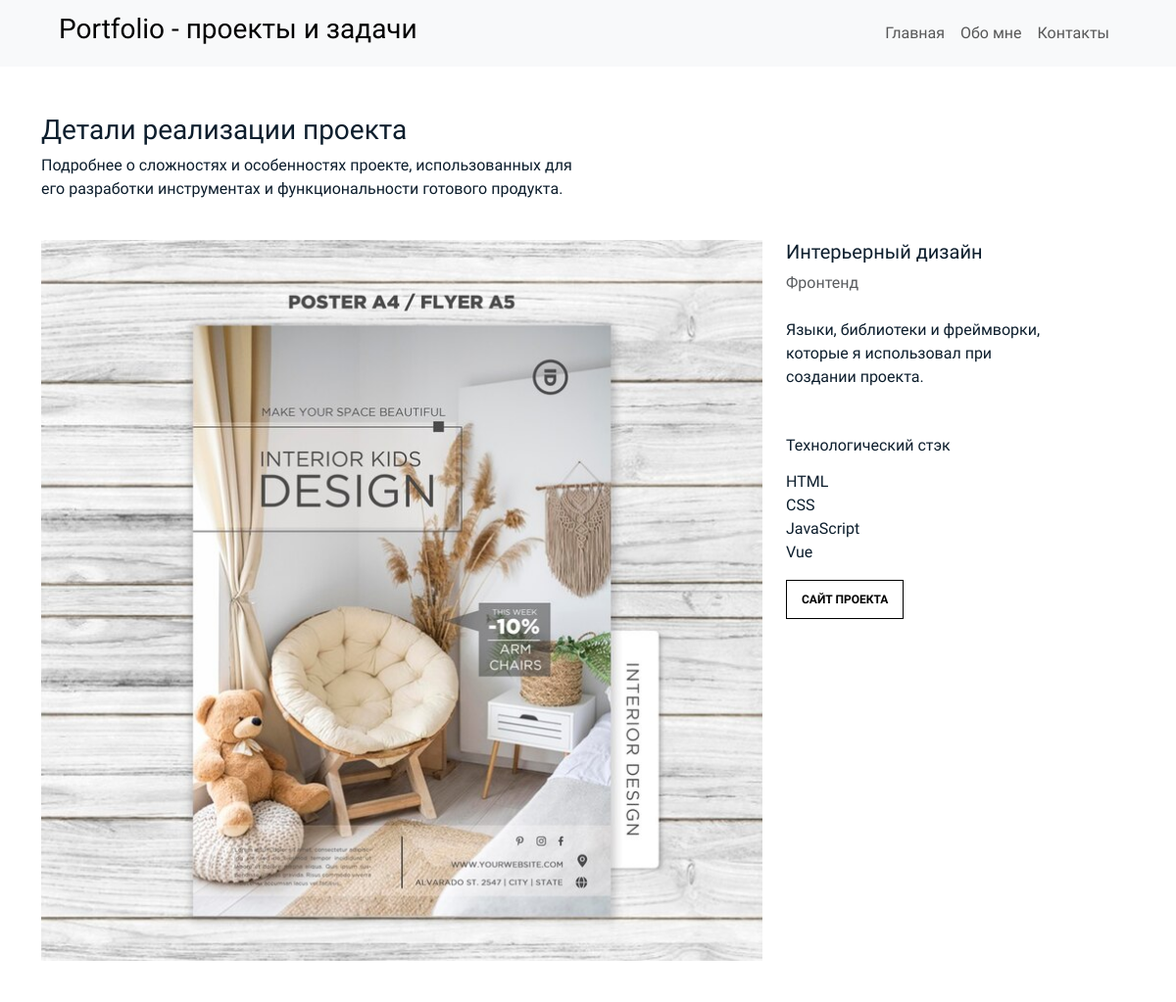
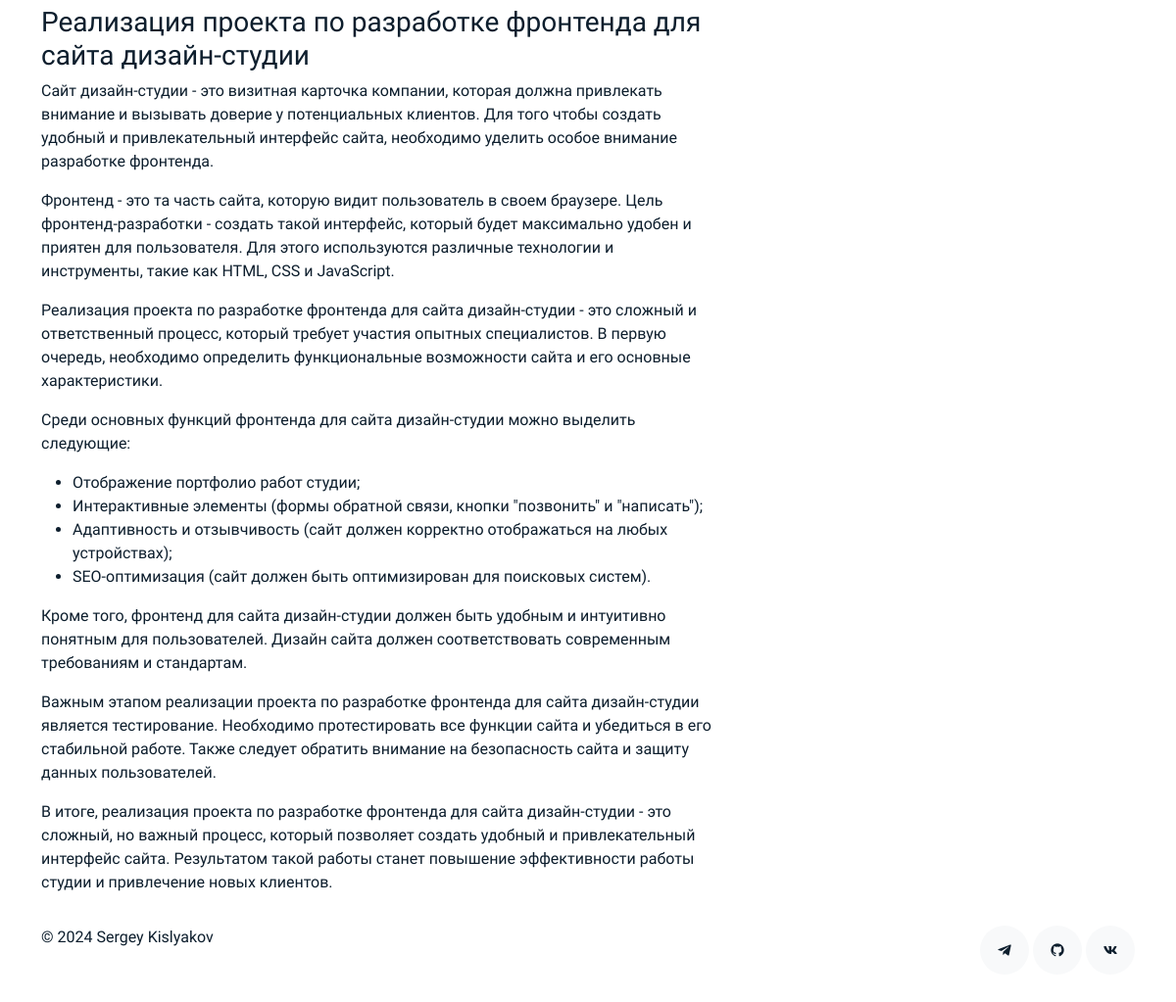
The page /work/design-studio/ on the database its author committed (2 pictures, top to bottom).
### portfolio/models.py (models this page shows, shortened)
class Work(models.Model):
    title = models.CharField(max_length=150)
    slug = models.SlugField(max_length=150, unique=True)
    category = models.ForeignKey(Category, on_delete=models.CASCADE, related_name='works')
    image = models.ImageField(upload_to='works')
    description = models.TextField()
    stack = models.TextField()
    link = models.URLField(max_length=200)
    class Meta:
        ordering = ['-id']
        verbose_name = 'Работа'
        verbose_name_plural = 'Работы'

class Category(models.Model):
    engname = models.CharField(max_length=25)
    rusname = models.CharField(max_length=25)
    class Meta:
        ordering = ['id']
        verbose_name = 'Категория'
        verbose_name_plural = 'Категории'
    def __str__(self):
        return self.rusname

### portfolio/views.py (the view)
# urls.py: path('work/<slug:slug>/', work_detail, name='work_detail')
def work_detail(request, slug):
    work = get_object_or_404(Work, slug=slug)
    testimonies = Testimony.objects.all()
    context = {
        'work': work,
        'testimonies': testimonies,
    }
    return render(request, 'work_detail.html', context)

### templates/work_detail.html (shortened to what this page needs)
{% extends 'base.html' %}
{% block content %}
    <section class="section">
        <div class="container">
            <div class="row mb-4 align-items-center">
                <div class="col-md-6" data-aos="fade-up">
                    <h3>Детали реализации проекта</h3>
                    <p>Подробнее о сложностях и особенностях проекте, использованных для его разработки инструментах и функциональности готового продукта.</p>
                </div>
            </div>
        </div>
        <div class="site-section pb-0">
            <div class="container">
                <div class="row align-items-stretch">
                    <div class="col-md-8" data-aos="fade-up">
                        <img src="{{ work.image.url }}" alt="Image" class="img-fluid">
                        <div class="pe-5">
                            <p>{{ work.description|safe }}</p>
                        </div>
                    </div>
                    <div class="col-md-3 ml-auto" data-aos="fade-up" data-aos-delay="100">
                         <div class="sticky-content">
                             <h3 class="h3">{{ work.title }}</h3>
                             <p class="mb-4"><span class="text-muted">{{ work.category }}</span> </p>
                             <div class="mb-5">
                                 <p>Языки, библиотеки и фреймворки, которые я использовал при создании проекта.</p>
                             </div>
                             <h4 class="h4 mb-3">Технологический стэк</h4>
                             {{ work.stack|safe }}
                             <p><a href="{{ work.link }}" class="readmore">Сайт проекта</a> </p>
                         </div>
                    </div>
                </div>
            </div>
        </div>
    </section>
{% endblock content %}

### static/css/style.css (style rules this page uses)
body { font-family: 'Montserrat Alternates', sans-serif; font-weight: 400; color: #0d1e2d; }
.h3 { font-size: 20px; }
.h4 { font-size: 16px; }
a { color: #777; text-decoration: none; }
.section { padding-top: 3rem; padding-bottom: 1rem; }
.readmore { display: inline-block; border: 1px solid #000; padding: 10px 15px; font-size: 12px; text-transform: uppercase; color: #000; transition: 0.2s all ease; font-weight: 700; }
.sticky-content { position: sticky; position: -webkit-sticky; top: 0; }

### rows shown on the page
Work: image (picture), description "Реализация проекта по разработке фронтенда для сайта дизайн-студии Сайт дизайн-студии - это визитная карточка компании, которая должна привлекать внимание и вызывать доверие у потенциальных клиентов. Для того чтобы создать удобный и привлекательный интерфейс сайта, необходимо уделить особое внимание разработке фронтенда. Фронтенд - это та часть сайта, которую видит пользователь в своем браузере. Цель фронтенд-разработки - создать такой интерфейс, который будет максимально удобен и приятен для пользователя. Для этого используются различные технологии и инструменты, такие как HTML, CSS и JavaScript. Реализация проекта по разработке фронтенда для сайта дизайн-студии - это сложный и…", title "Интерьерный дизайн", category "Фронтенд", stack "HTML CSS JavaScript Vue"
